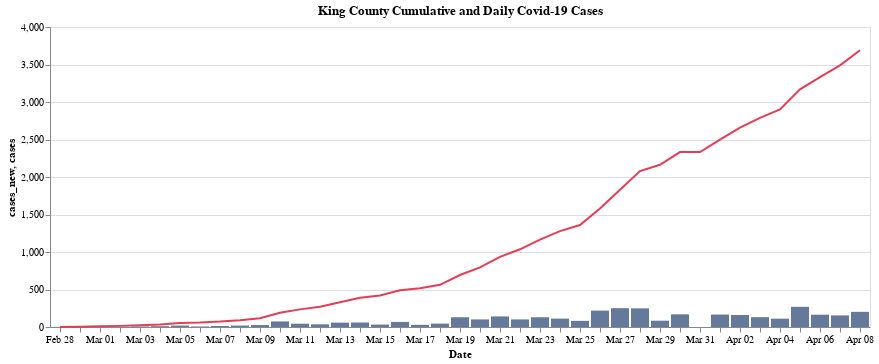

This figure's notebook cell:
### Code cell
line = base.mark_line(color = '#e23e57').encode(y = 'cases', tooltip = 'cases')

(bars + line).properties(title = 'King County Cumulative and Daily Covid-19 Cases')

### Figure 1 — Vega-Lite specification as saved in the notebook (floating-point values rounded to 4 significant figures)
{"config": {"view": {"continuousWidth": 400, "continuousHeight": 300}}, "layer": [{"mark": {"type": "bar", "color": "#65799b"}, "encoding": {"tooltip": {"type": "quantitative", "field": "cases_new"}, "x": {"type": "ordinal", "field": "date", "timeUnit": "monthdate", "title": "Date"}, "y": {"type": "quantitative", "field": "cases_new"}}}, {"mark": {"type": "line", "color": "#e23e57"}, "encoding": {"tooltip": {"type": "quantitative", "field": "cases"}, "x": {"type": "ordinal", "field": "date", "timeUnit": "monthdate", "title": "Date"}, "y": {"type": "quantitative", "field": "cases"}}}], "data": {"name": "data-36ede9cbe7cb543f0b7cfd6c17d3a902"}, "title": "King County Cumulative and Daily Covid-19 Cases", "$schema": "https://vega.github.io/schema/vega-lite/v4.0.0.json", "datasets": {"data-36ede9cbe7cb543f0b7cfd6c17d3a902": [{"date": "2020-02-28T00:00:00", "cases": 1, "cases_new": 1}, {"date": "2020-02-29T00:00:00", "cases": 4, "cases_new": 3}, {"date": "2020-03-01T00:00:00", "cases": 11, "cases_new": 7}, {"date": "2020-03-02T00:00:00", "cases": 15, "cases_new": 4}, {"date": "2020-03-03T00:00:00", "cases": 22, "cases_new": 7}, {"date": "2020-03-04T00:00:00", "cases": 33, "cases_new": 11}, {"date": "2020-03-05T00:00:00", "cases": 52, "cases_new": 19}, {"date": "2020-03-06T00:00:00", "cases": 59, "cases_new": 7}, {"date": "2020-03-07T00:00:00", "cases": 72, "cases_new": 13}, {"date": "2020-03-08T00:00:00", "cases": 91, "cases_new": 19}, {"date": "2020-03-09T00:00:00", "cases": 117, "cases_new": 26}, {"date": "2020-03-10T00:00:00", "cases": 191, "cases_new": 74}, {"date": "2020-03-11T00:00:00", "cases": 235, "cases_new": 44}, {"date": "2020-03-12T00:00:00", "cases": 271, "cases_new": 36}, {"date": "2020-03-13T00:00:00", "cases": 329, "cases_new": 58}, {"date": "2020-03-14T00:00:00", "cases": 389, "cases_new": 60}, {"date": "2020-03-15T00:00:00", "cases": 421, "cases_new": 32}, {"date": "2020-03-16T00:00:00", "cases": 489, "cases_new": 68}, {"date": "2020-03-17T00:00:00", "cases": 518, "cases_new": 29}, {"date": "2020-03-18T00:00:00", "cases": 563, "cases_new": 45}, {"date": "2020-03-19T00:00:00", "cases": 693, "cases_new": 130}, {"date": "2020-03-20T00:00:00", "cases": 794, "cases_new": 101}, {"date": "2020-03-21T00:00:00", "cases": 935, "cases_new": 141}, {"date": "2020-03-22T00:00:00", "cases": 1036, "cases_new": 101}, {"date": "2020-03-23T00:00:00", "cases": 1166, "cases_new": 130}, {"date": "2020-03-24T00:00:00", "cases": 1278, "cases_new": 112}, {"date": "2020-03-25T00:00:00", "cases": 1360, "cases_new": 82}, {"date": "2020-03-26T00:00:00", "cases": 1579, "cases_new": 219}, {"date": "2020-03-27T00:00:00", "cases": 1830, "cases_new": 251}, {"date": "2020-03-28T00:00:00", "cases": 2079, "cases_new": 249}, {"date": "2020-03-29T00:00:00", "cases": 2163, "cases_new": 84}, {"date": "2020-03-30T00:00:00", "cases": 2332, "cases_new": 169}, {"date": "2020-03-31T00:00:00", "cases": 2332, "cases_new": 0}, {"date": "2020-04-01T00:00:00", "cases": 2498, "cases_new": 166}, {"date": "2020-04-02T00:00:00", "cases": 2658, "cases_new": 160}, {"date": "2020-04-03T00:00:00", "cases": 2789, "cases_new": 131}, {"date": "2020-04-04T00:00:00", "cases": 2900, "cases_new": 111}, {"date": "2020-04-05T00:00:00", "cases": 3169, "cases_new": 269}, {"date": "2020-04-06T00:00:00", "cases": 3333, "cases_new": 164}, {"date": "2020-04-07T00:00:00", "cases": 3488, "cases_new": 155}, {"date": "2020-04-08T00:00:00", "cases": 3690, "cases_new": 202}]}}
